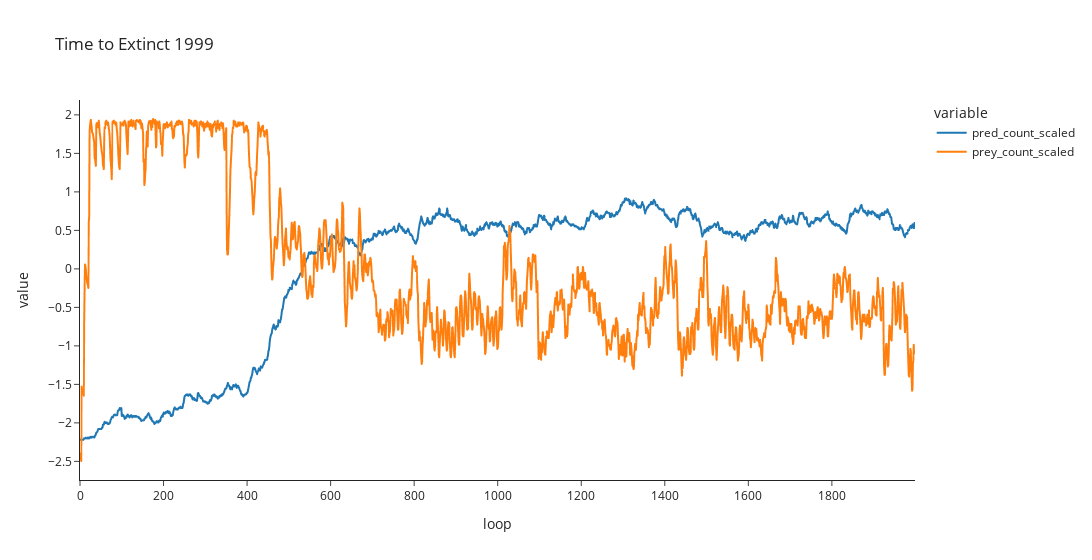
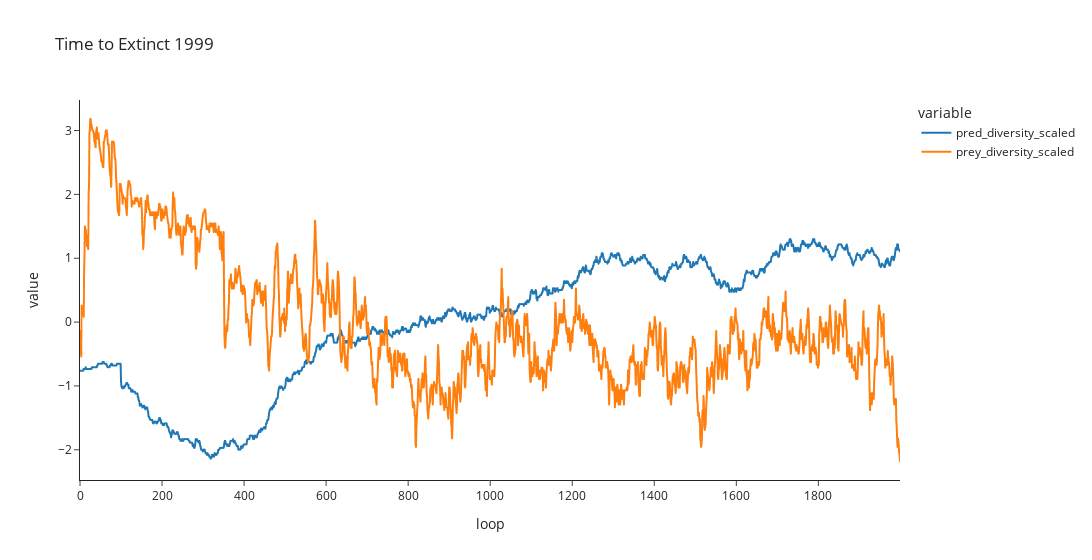

These figures' notebook cell, in order:
### Markdown cell above
# After Action

### Code cell
df = pd.DataFrame({'loop':loops,
                'pred_count':pred_n,
                'prey_count':prey_n,
                'pred_diversity':pred_diversity,
                'prey_diversity':prey_diversity})
scaler = StandardScaler()

df['pred_count_scaled'] = scaler.fit_transform(df[['pred_count']])
df['prey_count_scaled'] = scaler.fit_transform(df[['prey_count']])
df['pred_diversity_scaled'] = scaler.fit_transform(df[['pred_diversity']])
df['prey_diversity_scaled'] = scaler.fit_transform(df[['prey_diversity']])


df.head()
plt_df = df.melt(id_vars = 'loop',value_vars=['pred_count_scaled','prey_count_scaled'])
fig = px.line(plt_df,x='loop',y='value',color='variable',width = 1400,title = 'Time to Extinct '+ str(df.loop.max()),
              template = 'simple_white')
fig.update_layout(hovermode="x unified")
fig.show()
plt_df = df.melt(id_vars = 'loop',value_vars=['pred_diversity_scaled','prey_diversity_scaled'])
fig = px.line(plt_df,x='loop',y='value',color='variable',width = 1400,title = 'Time to Extinct '+ str(df.loop.max()),
              template = 'simple_white')
fig.update_layout(hovermode="x unified")
fig.show()

### Figure 1 — Plotly figure (JSON) as saved in the notebook; plotly's stock layout.template omitted (floating-point values rounded to 4 significant figures; data arrays with more than 128 entries replaced by an {"elided": "..."} marker saying what was removed)
{"data": [{"hovertemplate": "variable=pred_count_scaled<br>loop=%{x}<br>value=%{y}<extra></extra>", "legendgroup": "pred_count_scaled", "line": {"color": "#1F77B4", "dash": "solid"}, "marker": {"symbol": "circle"}, "mode": "lines", "name": "pred_count_scaled", "showlegend": true, "type": "scattergl", "x": {"elided": "2000 int values"}, "xaxis": "x", "y": {"elided": "2000 float values"}, "yaxis": "y"}, {"hovertemplate": "variable=prey_count_scaled<br>loop=%{x}<br>value=%{y}<extra></extra>", "legendgroup": "prey_count_scaled", "line": {"color": "#FF7F0E", "dash": "solid"}, "marker": {"symbol": "circle"}, "mode": "lines", "name": "prey_count_scaled", "showlegend": true, "type": "scattergl", "x": {"elided": "2000 int values"}, "xaxis": "x", "y": {"elided": "2000 float values"}, "yaxis": "y"}], "layout": {"hovermode": "x unified", "legend": {"title": {"text": "variable"}, "tracegroupgap": 0}, "title": {"text": "Time to Extinct 1999"}, "width": 1400, "xaxis": {"anchor": "y", "domain": [0, 1], "title": {"text": "loop"}}, "yaxis": {"anchor": "x", "domain": [0, 1], "title": {"text": "value"}}}}

### Figure 2 — Plotly figure (JSON) as saved in the notebook; plotly's stock layout.template omitted (floating-point values rounded to 4 significant figures; data arrays with more than 128 entries replaced by an {"elided": "..."} marker saying what was removed)
{"data": [{"hovertemplate": "variable=pred_diversity_scaled<br>loop=%{x}<br>value=%{y}<extra></extra>", "legendgroup": "pred_diversity_scaled", "line": {"color": "#1F77B4", "dash": "solid"}, "marker": {"symbol": "circle"}, "mode": "lines", "name": "pred_diversity_scaled", "showlegend": true, "type": "scattergl", "x": {"elided": "2000 int values"}, "xaxis": "x", "y": {"elided": "2000 float values"}, "yaxis": "y"}, {"hovertemplate": "variable=prey_diversity_scaled<br>loop=%{x}<br>value=%{y}<extra></extra>", "legendgroup": "prey_diversity_scaled", "line": {"color": "#FF7F0E", "dash": "solid"}, "marker": {"symbol": "circle"}, "mode": "lines", "name": "prey_diversity_scaled", "showlegend": true, "type": "scattergl", "x": {"elided": "2000 int values"}, "xaxis": "x", "y": {"elided": "2000 float values"}, "yaxis": "y"}], "layout": {"hovermode": "x unified", "legend": {"title": {"text": "variable"}, "tracegroupgap": 0}, "title": {"text": "Time to Extinct 1999"}, "width": 1400, "xaxis": {"anchor": "y", "domain": [0, 1], "title": {"text": "loop"}}, "yaxis": {"anchor": "x", "domain": [0, 1], "title": {"text": "value"}}}}
